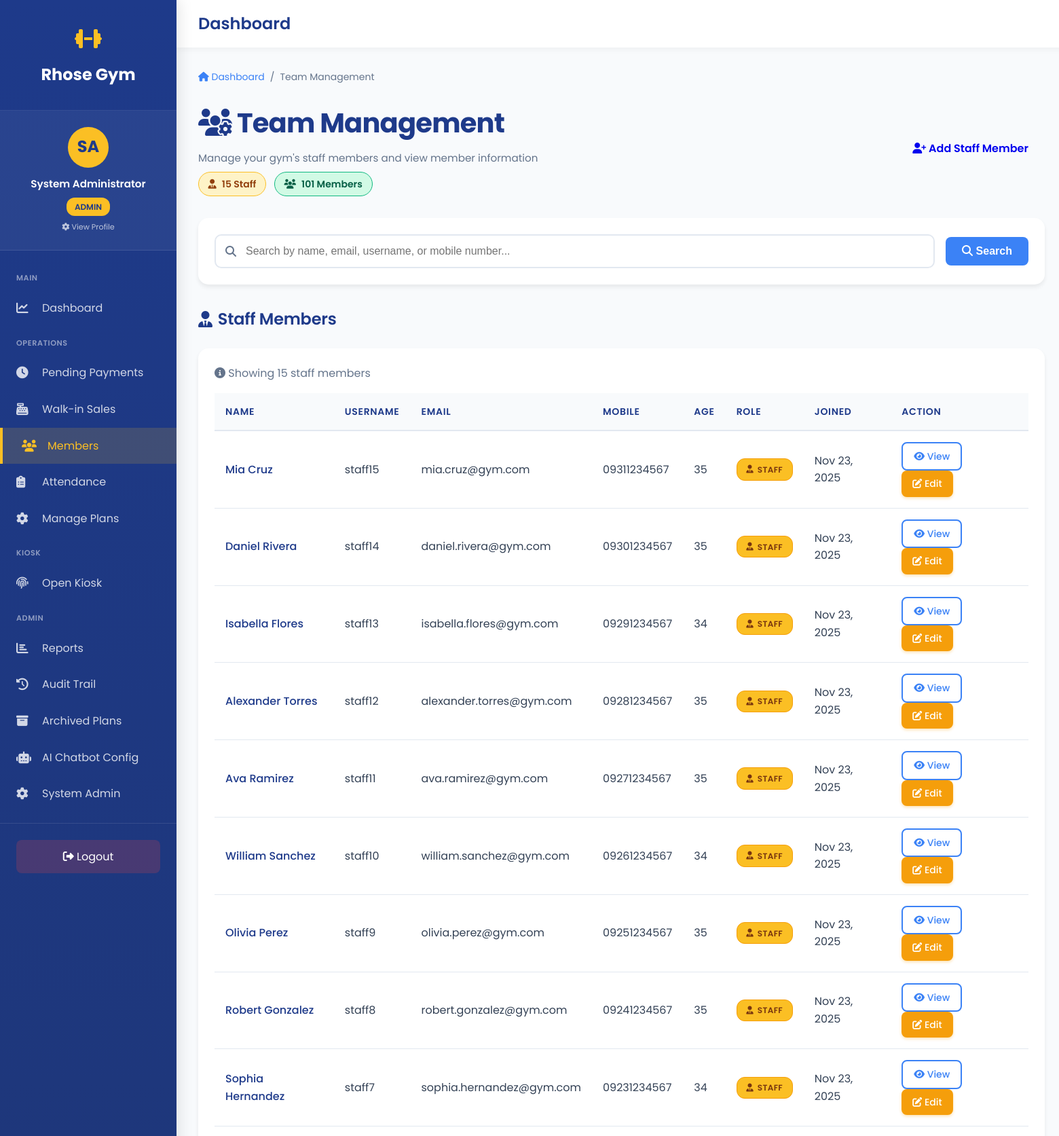
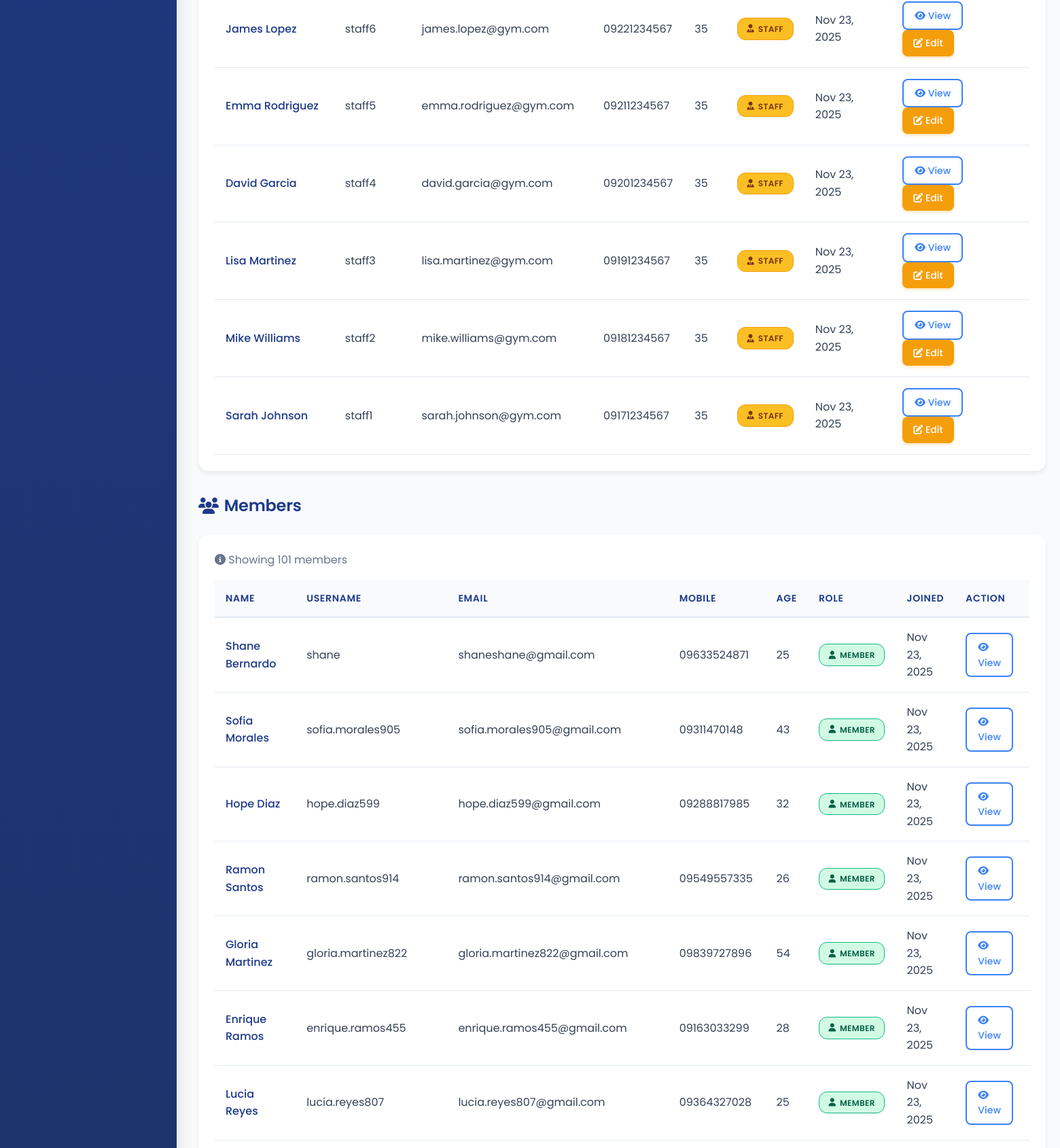
Screenshot of /members/ (signed in, upper part) with the database file from the repository (2 pictures, top to bottom).
### gym_app/models.py (models this page shows, shortened)
class User(AbstractUser):
    ROLE_CHOICES = [
        ('admin', 'Admin'),
        ('staff', 'Staff'),
        ('member', 'Member'),
    ]
    role = models.CharField(max_length=10, choices=ROLE_CHOICES, default='member')
    mobile_no = models.CharField(max_length=20, blank=True, null=True)
    address = models.TextField(blank=True, null=True)
    birthdate = models.DateField(blank=True, null=True)
    age = models.IntegerField(blank=True, null=True)
    profile_image = models.ImageField(
        upload_to='profile_images/',
        blank=True,
        null=True,
        help_text="Profile picture"
    )
    kiosk_pin = models.CharField(
        max_length=6,
        blank=True,
        null=True,
        unique=True,
        help_text="6-digit PIN for kiosk check-in/out",
        verbose_name="Kiosk PIN"
    )
    created_at = models.DateTimeField(auto_now_add=True)
    updated_at = models.DateTimeField(auto_now=True)
    class Meta:
        db_table = 'users'
        verbose_name = 'User'
        verbose_name_plural = 'Users'
    def is_admin(self):
        return self.role == 'admin' or self.is_superuser
    def is_staff_or_admin(self):
        return self.role in ['admin', 'staff'] or self.is_superuser or self.is_staff

### gym_app/views.py (the view, shortened to what this page needs)
# urls.py: path('members/', views.members_list, name='members_list'),
@login_required
def members_list(request):
    if not request.user.is_staff_or_admin():
        messages.error(request, 'Access denied.')
        return redirect('dashboard')
    members = User.objects.filter(role='member').order_by('-date_joined')
    staff = User.objects.filter(role='staff').order_by('-date_joined')
    search_query = request.GET.get('search', '')
    context = {
        'members': members,
        'staff': staff,
        'search_query': search_query,
    }
    return render(request, 'gym_app/members_list.html', context)

### gym_app/templates/gym_app/members_list.html (shortened to what this page needs)
{% extends 'gym_app/base_sidebar.html' %}
{% block content %}
{% load static %}
<link rel="stylesheet" href="{% static 'gym_app/css/pages/members_list.css' %}">
<nav aria-label="Breadcrumb" class="breadcrumb-nav">
    <ol class="breadcrumb">
        <li class="breadcrumb-item">
            <a href="{% url 'dashboard' %}">
                <i class="fas fa-home"></i> Dashboard
            </a>
        </li>
        <li class="breadcrumb-item active" aria-current="page">Team Management</li>
    </ol>
</nav>
<div class="page-header">
    <div>
        <h1><i class="fas fa-users-cog"></i> Team Management</h1>
        <p class="page-subtitle">Manage your gym's staff members and view member information</p>
        <div class="header-counts">
            {% if user.is_admin or user.role == 'staff' %}
            <span class="count-badge count-badge-staff">
                <i class="fas fa-user-tie"></i>
                <span>{{ staff.count }} Staff</span>
            </span>
            {% endif %}
            <span class="count-badge count-badge-member">
                <i class="fas fa-users"></i>
                <span>{{ members.count }} Members</span>
            </span>
        </div>
    </div>
    {% if user.is_admin %}
    <a href="{% url 'create_staff' %}" class="btn btn-warning" aria-label="Add new staff member">
        <i class="fas fa-user-plus"></i> Add Staff Member
    </a>
    {% endif %}
</div>
<div class="search-box">
    <form method="get" action="{% url 'members_list' %}" class="search-form" role="search" aria-label="Search team members">
        <div class="search-input-wrapper">
            <input
                type="text"
                id="search"
                name="search"
                class="search-input"
                placeholder="Search by name, email, username, or mobile number..."
                value="{{ search_query }}"
                aria-describedby="search-help"
            >
        </div>
        <button type="submit" class="btn btn-primary">
            <i class="fas fa-search"></i> Search
        </button>
    </form>
</div>
{% if user.is_admin or user.role == 'staff' %}
<div class="section-header">
    <h2>
        <i class="fas fa-user-tie"></i> Staff Members
    </h2>
</div>
<div class="table-container" role="region" aria-label="Staff members table">
    {% if staff %}
    <p style="color: var(--gray); margin-bottom: 1rem;">
        <i class="fas fa-info-circle"></i>
        Showing {{ staff.count }} staff member{{ staff.count|pluralize }}
    </p>
    <table role="table" aria-label="Staff members list">
        <thead role="rowgroup">
            <tr role="row">
                <th role="columnheader" scope="col">Name</th>
                <th role="columnheader" scope="col">Username</th>
                <th role="columnheader" scope="col">Email</th>
                <th role="columnheader" scope="col">Mobile</th>
                <th role="columnheader" scope="col">Age</th>
                <th role="columnheader" scope="col">Role</th>
                <th role="columnheader" scope="col">Joined</th>
                <th role="columnheader" scope="col">Action</th>
            </tr>
        </thead>
        <tbody role="rowgroup">
            {% for staff_member in staff %}
            <tr role="row">
                <td role="cell" data-label="Name" class="member-name">{{ staff_member.get_full_name }}</td>
                <td role="cell" data-label="Username">{{ staff_member.username }}</td>
                <td role="cell" data-label="Email">{{ staff_member.email }}</td>
                <td role="cell" data-label="Mobile">{{ staff_member.mobile_no|default:"N/A" }}</td>
                <td role="cell" data-label="Age">{{ staff_member.age|default:"N/A" }}</td>
                <td role="cell" data-label="Role">
                    <span class="badge badge-staff">
                        <i class="fas fa-user-tie" aria-hidden="true"></i>
                        {{ staff_member.role }}
                    </span>
                </td>
                <td role="cell" data-label="Joined">{{ staff_member.date_joined|date:"M d, Y" }}</td>
                <td role="cell" data-label="Actions">
                    <a href="{% url 'staff_detail' staff_member.id %}" class="btn-view" aria-label="View details for {{ staff_member.get_full_name }}">
                        <i class="fas fa-eye" aria-hidden="true"></i> View
                    </a>
                    {% if user.is_admin %}
                    <a href="{% url 'edit_staff' staff_member.id %}" class="btn-edit" aria-label="Edit details for {{ staff_member.get_full_name }}">
                        <i class="fas fa-edit" aria-hidden="true"></i> Edit
                    </a>
                    {% endif %}
                </td>
            </tr>
            {% endfor %}
        </tbody>
    </table>
    {% endif %}
</div>
{% endif %}
<div class="section-header" style="margin-top: 2rem;">
    <h2><i class="fas fa-users"></i> Members</h2>
</div>
<div class="table-container" role="region" aria-label="Gym members table">
    {% if members %}
    <p style="color: var(--gray); margin-bottom: 1rem;">
        <i class="fas fa-info-circle"></i>
        Showing {{ members.count }} member{{ members.count|pluralize }}
    </p>
    <table role="table" aria-label="Gym members list">
        <thead role="rowgroup">
            <tr role="row">
                <th role="columnheader" scope="col">Name</th>
                <th role="columnheader" scope="col">Username</th>
                <th role="columnheader" scope="col">Email</th>
                <th role="columnheader" scope="col">Mobile</th>
                <th role="columnheader" scope="col">Age</th>
                <th role="columnheader" scope="col">Role</th>
                <th role="columnheader" scope="col">Joined</th>
                <th role="columnheader" scope="col">Action</th>
            </tr>
        </thead>
        <tbody role="rowgroup">
            {% for member in members %}
            <tr role="row">
                <td role="cell" data-label="Name" class="member-name">{{ member.get_full_name }}</td>
                <td role="cell" data-label="Username">{{ member.username }}</td>
                <td role="cell" data-label="Email">{{ member.email }}</td>
                <td role="cell" data-label="Mobile">{{ member.mobile_no|default:"N/A" }}</td>
                <td role="cell" data-label="Age">{{ member.age|default:"N/A" }}</td>
                <td role="cell" data-label="Role">
                    <span class="badge badge-member">
                        <i class="fas fa-user" aria-hidden="true"></i>
                        {{ member.role }}
                    </span>
                </td>
                <td role="cell" data-label="Joined">{{ member.date_joined|date:"M d, Y" }}</td>
                <td role="cell" data-label="Actions">
                    <a href="{% url 'member_detail' member.id %}" class="btn-view" aria-label="View details for {{ member.get_full_name }}">
                        <i class="fas fa-eye" aria-hidden="true"></i> View
                    </a>
                </td>
            </tr>
            {% endfor %}
        </tbody>
    </table>
    {% endif %}
</div>
{% endblock %}

### gym_app/templates/gym_app/base_sidebar.html (shortened to what this page needs)
<!DOCTYPE html>
<html lang="en">
<head>
    <link rel="stylesheet" href="https://cdnjs.cloudflare.com/ajax/libs/font-awesome/6.4.0/css/all.min.css">
</head>
<body class="has-sidebar">
    <aside class="sidebar" id="sidebar">
        <div class="sidebar-header">
            <div class="sidebar-logo">
                <i class="fas fa-dumbbell"></i>
            </div>
            <a href="{% url 'home' %}" class="sidebar-brand">Rhose Gym</a>
        </div>
        <a href="{% url 'profile_settings' %}" class="sidebar-user">
            <div class="sidebar-user-avatar">
                {% if user.profile_image %}
                    <img src="{{ user.profile_image.url }}" alt="{{ user.get_full_name }}" class="sidebar-user-avatar-img">
                {% else %}
                    {{ user.first_name|first|upper }}{{ user.last_name|first|upper }}
                {% endif %}
            </div>
            <div class="sidebar-user-name">{{ user.get_full_name|default:user.username }}</div>
            <div style="text-align: center; margin-top: 0.5rem;">
                <span class="sidebar-user-role">{{ user.role }}</span>
            </div>
            <div style="text-align: center; margin-top: 0.5rem; font-size: 0.7rem; opacity: 0.7;">
                <i class="fas fa-cog"></i> View Profile
            </div>
        </a>
            <nav class="sidebar-menu">
            <div class="sidebar-section">Main</div>
            <a href="{% url 'dashboard' %}" {% if request.path == '/dashboard/' %}class="active"{% endif %}>
                <i class="fas fa-chart-line"></i>
                <span>Dashboard</span>
            </a>
            <div class="sidebar-section">Operations</div>
            <a href="{% url 'pending_payments' %}" {% if 'pending-payments' in request.path %}class="active"{% endif %}>
                <i class="fas fa-clock"></i>
                <span>Pending Payments</span>
            </a>
            <a href="{% url 'walkin_purchase' %}" {% if 'walkin' in request.path %}class="active"{% endif %}>
                <i class="fas fa-cash-register"></i>
                <span>Walk-in Sales</span>
            </a>
            <a href="{% url 'members_list' %}" {% if 'members' in request.path %}class="active"{% endif %}>
                <i class="fas fa-users"></i>
                <span>Members</span>
            </a>
            <a href="{% url 'attendance_report' %}" {% if 'attendance' in request.path %}class="active"{% endif %}>
                <i class="fas fa-clipboard-list"></i>
                <span>Attendance</span>
            </a>
            <a href="{% url 'manage_plans' %}" {% if 'manage-plans' in request.path %}class="active"{% endif %}>
                <i class="fas fa-cog"></i>
                <span>Manage Plans</span>
            </a>
            <div class="sidebar-section">Kiosk</div>
            <a href="{% url 'kiosk_login' %}" target="_blank">
                <i class="fas fa-fingerprint"></i>
                <span>Open Kiosk</span>
            </a>
            {% if user.is_admin %}
            <div class="sidebar-section">Admin</div>
            <a href="{% url 'reports' %}" {% if 'reports' in request.path %}class="active"{% endif %}>
                <i class="fas fa-chart-bar"></i>
                <span>Reports</span>
            </a>
            <a href="{% url 'audit_trail' %}" {% if 'audit' in request.path %}class="active"{% endif %}>
                <i class="fas fa-history"></i>
                <span>Audit Trail</span>
            </a>
            <a href="{% url 'archived_plans' %}" {% if 'archived-plans' in request.path %}class="active"{% endif %}>
                <i class="fas fa-archive"></i>
                <span>Archived Plans</span>
            </a>
            <a href="{% url 'chatbot_config' %}" {% if 'chatbot-config' in request.path %}class="active"{% endif %}>
                <i class="fas fa-robot"></i>
                <span>AI Chatbot Config</span>
            </a>
            <a href="/admin/" target="_blank">
                <i class="fas fa-cog"></i>
                <span>System Admin</span>
            </a>
            {% endif %}
        </nav>
        <div class="sidebar-footer">
            <a href="{% url 'logout' %}">
                <i class="fas fa-sign-out-alt"></i> Logout
            </a>
        </div>
    </aside>
    <div class="main-wrapper">
        <div class="top-navbar">
            <div class="top-navbar-left">
                <h1>{% block page_title %}Dashboard{% endblock %}</h1>
            </div>
        </div>
        <main class="main-content">
            {% block content %}{% endblock %}
        </main>
    </div>
</body>
</html>

### rows the page displays
User: first_name|first "S", last_name|first "A", get_full_name "System Administrator", role "ADMIN"
User: get_full_name "Mia Cruz", username "staff15", email "mia.cruz@gym.com", mobile_no "09311234567", age "35", role "STAFF", date_joined "Nov 23, 2025"
User: get_full_name "Daniel Rivera", username "staff14", email "daniel.rivera@gym.com", mobile_no "09301234567", age "35", role "STAFF", date_joined "Nov 23, 2025"
User: get_full_name "Isabella Flores", username "staff13", email "isabella.flores@gym.com", mobile_no "09291234567", age "34", role "STAFF", date_joined "Nov 23, 2025"
User: get_full_name "Alexander Torres", username "staff12", email "alexander.torres@gym.com", mobile_no "09281234567", age "35", role "STAFF", date_joined "Nov 23, 2025"
User: get_full_name "Ava Ramirez", username "staff11", email "ava.ramirez@gym.com", mobile_no "09271234567", age "35", role "STAFF", date_joined "Nov 23, 2025"
User: get_full_name "William Sanchez", username "staff10", email "william.sanchez@gym.com", mobile_no "09261234567", age "34", role "STAFF", date_joined "Nov 23, 2025"
User: get_full_name "Olivia Perez", username "staff9", email "olivia.perez@gym.com", mobile_no "09251234567", age "35", role "STAFF", date_joined "Nov 23, 2025"
User: get_full_name "Robert Gonzalez", username "staff8", email "robert.gonzalez@gym.com", mobile_no "09241234567", age "35", role "STAFF", date_joined "Nov 23, 2025"
User: get_full_name "Sophia Hernandez", username "staff7", email "sophia.hernandez@gym.com", mobile_no "09231234567", age "34", role "STAFF", date_joined "Nov 23, 2025"
User: get_full_name "James Lopez", username "staff6", email "james.lopez@gym.com", mobile_no "09221234567", age "35", role "STAFF", date_joined "Nov 23, 2025"
User: get_full_name "Emma Rodriguez", username "staff5", email "emma.rodriguez@gym.com", mobile_no "09211234567", age "35", role "STAFF", date_joined "Nov 23, 2025"
User: get_full_name "David Garcia", username "staff4", email "david.garcia@gym.com", mobile_no "09201234567", age "35", role "STAFF", date_joined "Nov 23, 2025"
User: get_full_name "Lisa Martinez", username "staff3", email "lisa.martinez@gym.com", mobile_no "09191234567", age "35", role "STAFF", date_joined "Nov 23, 2025"
User: get_full_name "Mike Williams", username "staff2", email "mike.williams@gym.com", mobile_no "09181234567", age "35", role "STAFF", date_joined "Nov 23, 2025"
User: get_full_name "Sarah Johnson", username "staff1", email "sarah.johnson@gym.com", mobile_no "09171234567", age "35", role "STAFF", date_joined "Nov 23, 2025"
User: get_full_name "Shane Bernardo", username "shane", email "shaneshane@gmail.com", mobile_no "09633524871", age "25", role "MEMBER", date_joined "Nov 23, 2025"
User: get_full_name "Sofia Morales", username "sofia.morales905", email "sofia.morales905@gmail.com", mobile_no "09311470148", age "43", role "MEMBER", date_joined "Nov 23, 2025"
User: get_full_name "Hope Diaz", username "hope.diaz599", email "hope.diaz599@gmail.com", mobile_no "09288817985", age "32", role "MEMBER", date_joined "Nov 23, 2025"
User: get_full_name "Ramon Santos", username "ramon.santos914", email "ramon.santos914@gmail.com", mobile_no "09549557335", age "26", role "MEMBER", date_joined "Nov 23, 2025"
User: get_full_name "Gloria Martinez", username "gloria.martinez822", email "gloria.martinez822@gmail.com", mobile_no "09839727896", age "54", role "MEMBER", date_joined "Nov 23, 2025"
User: get_full_name "Enrique Ramos", username "enrique.ramos455", email "enrique.ramos455@gmail.com", mobile_no "09163033299", age "28", role "MEMBER", date_joined "Nov 23, 2025"
User: get_full_name "Lucia Reyes", username "lucia.reyes807", email "lucia.reyes807@gmail.com", mobile_no "09364327028", age "25", role "MEMBER", date_joined "Nov 23, 2025"

### other values shown
{{ staff.count }} "15"
{{ members.count }} "101"
